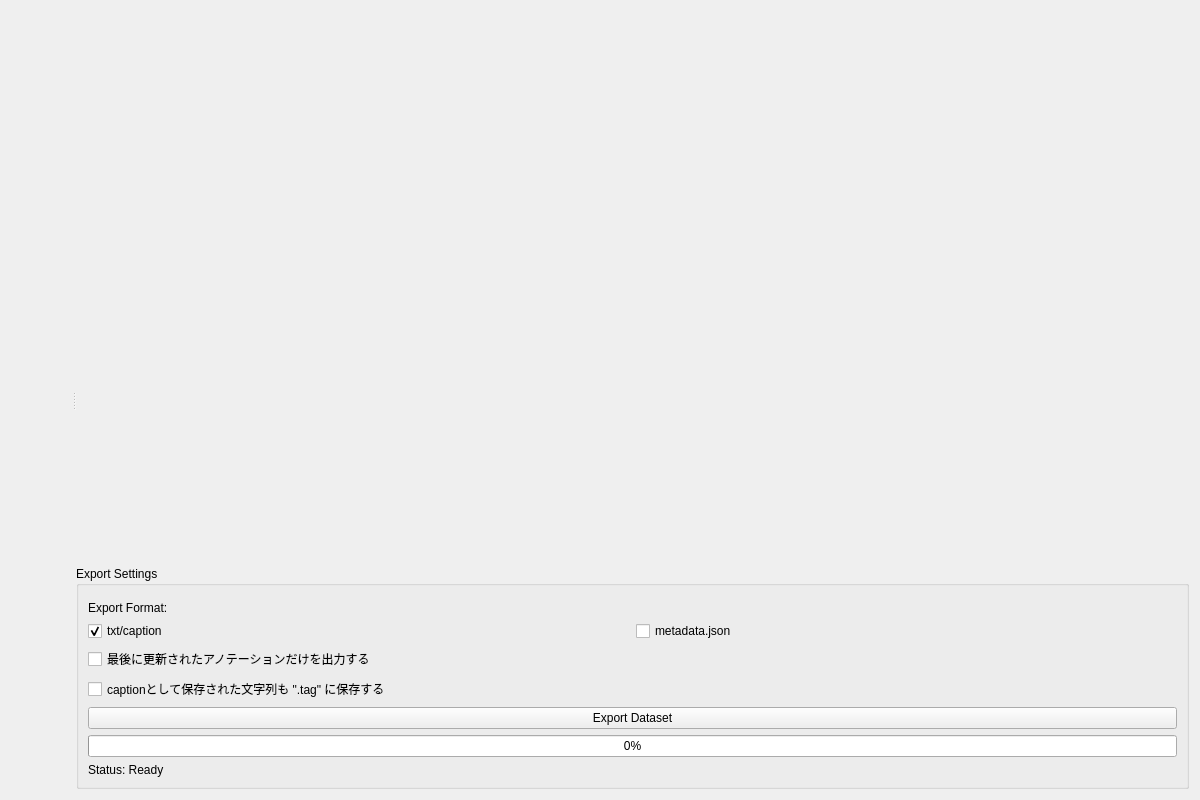
<?xml version="1.0" encoding="UTF-8"?>
<ui version="4.0">
 <class>DatasetExportWidget</class>
 <widget class="QWidget" name="DatasetExportWidget">
  <property name="geometry">
   <rect>
    <x>0</x>
    <y>0</y>
    <width>1200</width>
    <height>800</height>
   </rect>
  </property>
  <property name="windowTitle">
   <string>Dataset Export</string>
  </property>
  <layout class="QHBoxLayout" name="mainLayout">
   <item>
    <widget class="QSplitter" name="mainSplitter">
     <property name="orientation">
      <enum>Qt::Orientation::Horizontal</enum>
     </property>
     <widget class="QWidget" name="leftPanel">
      <layout class="QVBoxLayout" name="leftPanelLayout">
       <item>
        <widget class="TagFilterWidget" name="dbSearchWidget" native="true">
         <layout class="QVBoxLayout" name="filterLayout"/>
        </widget>
       </item>
       <item>
        <widget class="ThumbnailSelectorWidget" name="thumbnailSelector" native="true">
         <property name="sizePolicy">
          <sizepolicy hsizetype="Expanding" vsizetype="Expanding">
           <horstretch>0</horstretch>
           <verstretch>1</verstretch>
          </sizepolicy>
         </property>
        </widget>
       </item>
       <item>
        <widget class="QLabel" name="imageCountLabel">
         <property name="text">
          <string/>
         </property>
        </widget>
       </item>
      </layout>
     </widget>
     <widget class="QWidget" name="rightPanel">
      <layout class="QVBoxLayout" name="rightPanelLayout">
       <item>
        <widget class="ImagePreviewWidget" name="imagePreview" native="true">
         <property name="sizePolicy">
          <sizepolicy hsizetype="Expanding" vsizetype="Expanding">
           <horstretch>0</horstretch>
           <verstretch>1</verstretch>
          </sizepolicy>
         </property>
        </widget>
       </item>
       <item>
        <widget class="QGroupBox" name="exportGroupBox">
         <property name="title">
          <string>Export Settings</string>
         </property>
         <layout class="QVBoxLayout" name="exportLayout">
          <item>
           <widget class="DirectoryPickerWidget" name="exportDirectoryPicker" native="true"/>
          </item>
          <item>
           <widget class="QLabel" name="exportFormatLabel">
            <property name="text">
             <string>Export Format:</string>
            </property>
           </widget>
          </item>
          <item>
           <layout class="QHBoxLayout" name="exportFormatLayout">
            <item>
             <widget class="QCheckBox" name="checkBoxTxtCap">
              <property name="text">
               <string>txt/caption</string>
              </property>
              <property name="checked">
               <bool>true</bool>
              </property>
             </widget>
            </item>
            <item>
             <widget class="QCheckBox" name="checkBoxJson">
              <property name="text">
               <string>metadata.json</string>
              </property>
             </widget>
            </item>
           </layout>
          </item>
          <item>
           <widget class="QCheckBox" name="latestcheckBox">
            <property name="text">
             <string>最後に更新されたアノテーションだけを出力する</string>
            </property>
           </widget>
          </item>
          <item>
           <widget class="QCheckBox" name="MergeCaptionWithTagscheckBox">
            <property name="text">
             <string>captionとして保存された文字列も &quot;.tag&quot; に保存する</string>
            </property>
           </widget>
          </item>
          <item>
           <widget class="QPushButton" name="exportButton">
            <property name="text">
             <string>Export Dataset</string>
            </property>
           </widget>
          </item>
          <item>
           <widget class="QProgressBar" name="exportProgressBar">
            <property name="value">
             <number>0</number>
            </property>
           </widget>
          </item>
          <item>
           <widget class="QLabel" name="statusLabel">
            <property name="text">
             <string>Status: Ready</string>
            </property>
           </widget>
          </item>
         </layout>
        </widget>
       </item>
      </layout>
     </widget>
    </widget>
   </item>
  </layout>
 </widget>
 <customwidgets>
  <customwidget>
   <class>ImagePreviewWidget</class>
   <extends>QWidget</extends>
   <header>gui.widgets.image_preview</header>
   <container>1</container>
   <slots>
    <slot>load_image()</slot>
    <slot>update_model_options()</slot>
    <slot>send_vision_prompt()</slot>
   </slots>
  </customwidget>
  <customwidget>
   <class>ThumbnailSelectorWidget</class>
   <extends>QWidget</extends>
   <header>gui.widgets.thumbnail</header>
   <container>1</container>
   <slots>
    <signal>on_thumbnail_clicked()</signal>
    <signal>imageSelected()</signal>
   </slots>
  </customwidget>
  <customwidget>
   <class>DirectoryPickerWidget</class>
   <extends>QWidget</extends>
   <header>gui.widgets.directory_picker</header>
   <container>1</container>
  </customwidget>
  <customwidget>
   <class>TagFilterWidget</class>
   <extends>QWidget</extends>
   <header>gui.widgets.filter</header>
  </customwidget>
 </customwidgets>
 <resources/>
 <connections/>
</ui>
